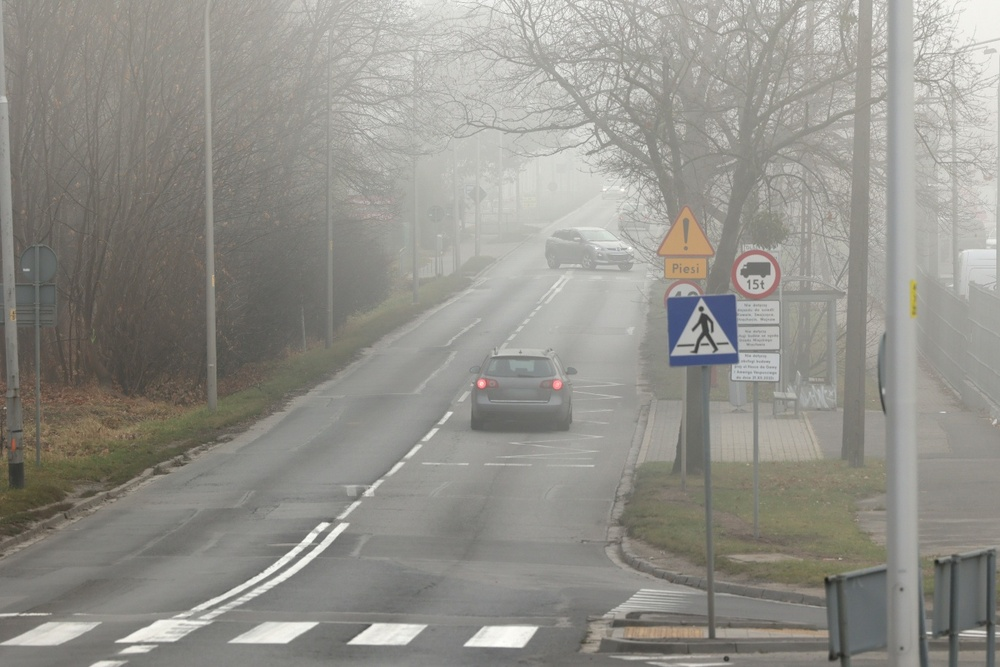
#> input picture ch3-1/mistyroad.jpg, 1000 x 667 px, shrunk from 1368 x 912 before the run
$ python 3-9histEqual.py
#> lines starting #> are read from the running program, lines starting #| are printed output that depends on the picture
import cv2
import matplotlib.pyplot as plt

fig=plt.figure()
rows=3
cols=2

img=cv2.imread('mistyroad.jpg')
#> img is the input picture: shape (667, 1000, 3); mean B, G, R 138.7, 145, 146.5
gray=cv2.cvtColor(img,cv2.COLOR_BGR2GRAY)		    # 명암 영상으로 변환하고 출력
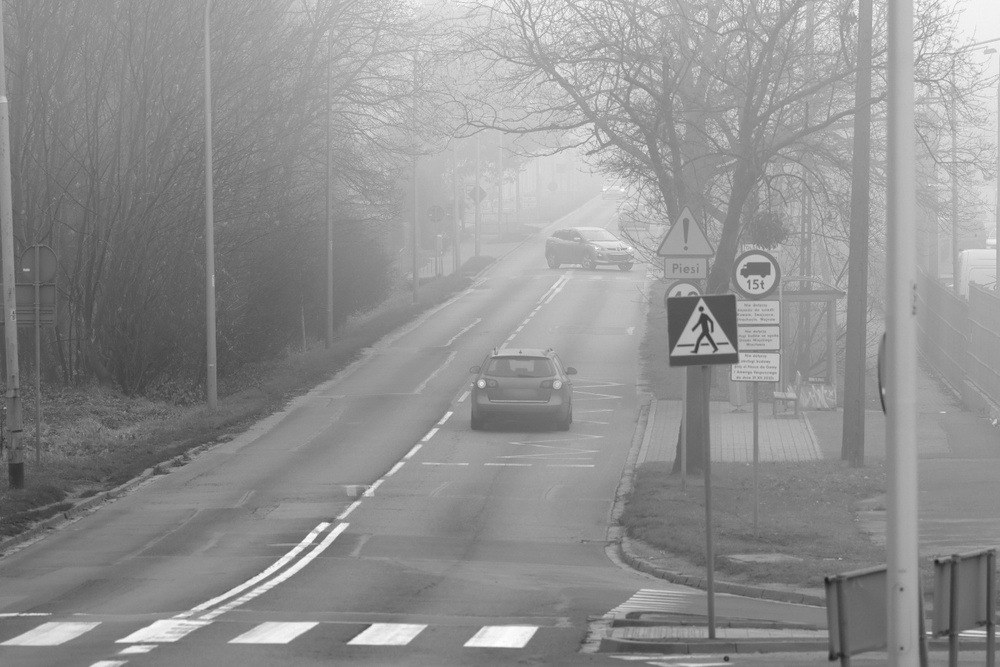
#> gray: shape (667, 1000); min 28, max 255, mean 144.8
ax1=fig.add_subplot(rows,cols,1)
ax1.axis("off")
ax1.imshow(gray,cmap='gray')

h=cv2.calcHist([gray],[0],None,[256],[0,256])	    # 히스토그램을 구해 출력
#> h = 256 values, max 9114 at index 139, min 0 at index 0, mean 2605.5
ax2=fig.add_subplot(rows,cols,2)
ax2.plot(h,color='r',linewidth=1)

equal=cv2.equalizeHist(gray)			            # 히스토그램을 평활화하고 출력
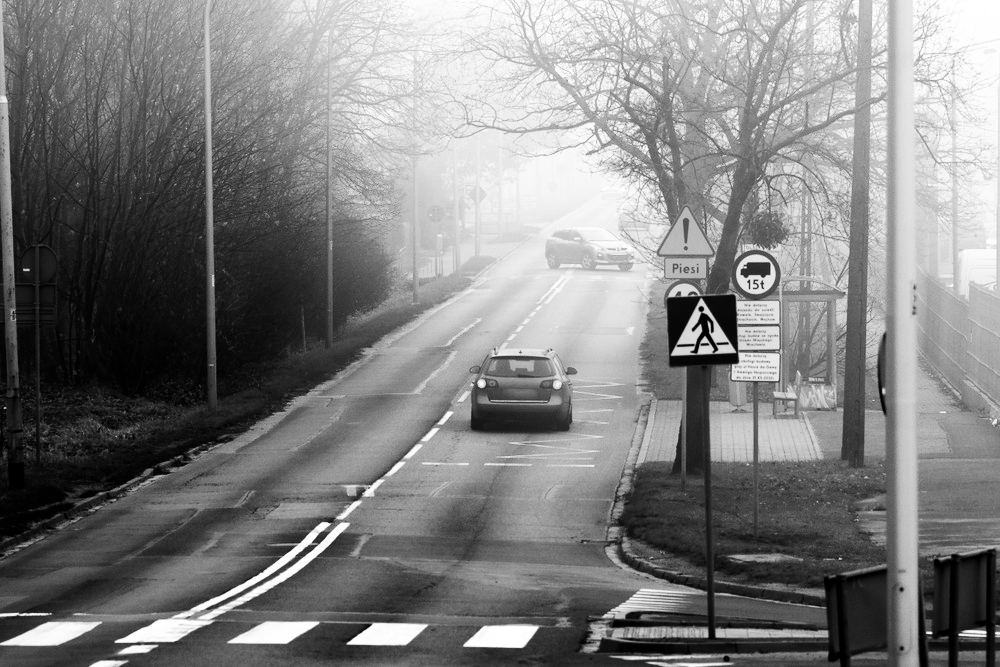
#> equal: shape (667, 1000); min 0, max 255, mean 128.6
ax3=fig.add_subplot(rows,cols,3)
ax3.axis("off")
ax3.imshow(equal,cmap='gray')

h=cv2.calcHist([equal],[0],None,[256],[0,256])	    # 히스토그램을 구해 출력
#> h = 256 values, max 9114 at index 116, min 0 at index 19, mean 2605.5
ax4=fig.add_subplot(rows,cols,4)
ax4.plot(h,color='r',linewidth=1)

equal2=cv2.equalizeHist(equal)			            # 히스토그램을 평활화하고 출력
ax5=fig.add_subplot(rows,cols,5)
ax5.axis("off")
ax5.imshow(equal2,cmap='gray')

h=cv2.calcHist([equal2],[0],None,[256],[0,256])	    # 히스토그램을 구해 출력
#> h = 256 values, max 9114 at index 115, min 0 at index 7, mean 2605.5
ax6=fig.add_subplot(rows,cols,6)
ax6.plot(h,color='r',linewidth=1)

plt.show()
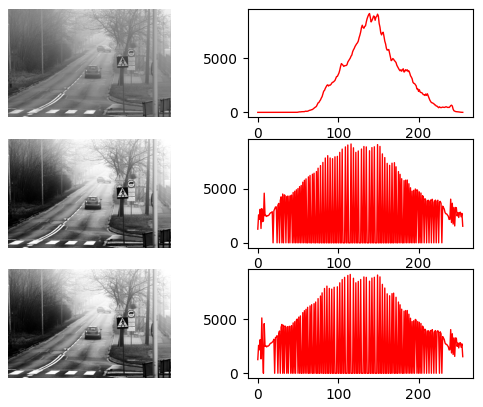
#> figure drawn by matplotlib, 6 panels; panel 2: curve peaks at x = 139, y = 9114; panel 4: curve peaks at x = 116, y = 9114; panel 6: curve peaks at x = 115, y = 9114

$ run again, with ch3-1/flower.jpg copied over ch3-1/mistyroad.jpg
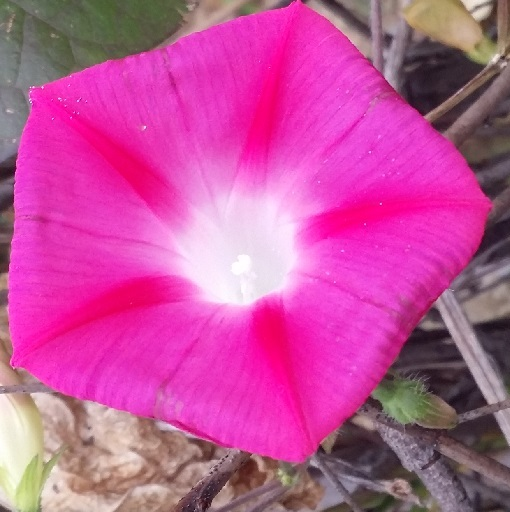
#> input picture ch3-1/flower.jpg, 510 x 512 px
#> img is the input picture: shape (512, 510, 3); mean B, G, R 154.9, 82, 193.8
#> `gray=cv2.cvtColor(img,cv2.COLOR_BGR2GRAY)`:
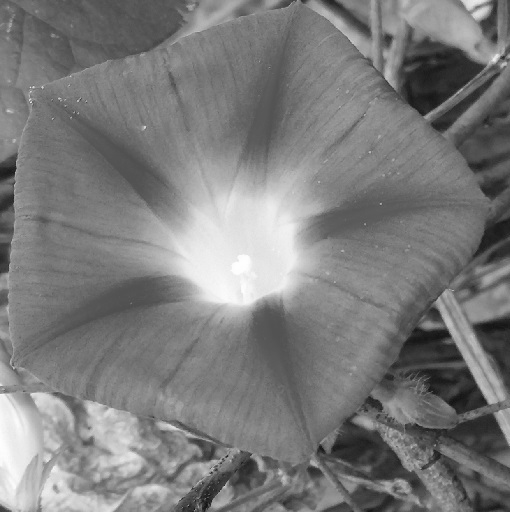
#> gray: shape (512, 510); min 14, max 254, mean 123.8
#> `h=cv2.calcHist([gray],[0],None,[256],[0,256])`: h = 256 values, max 4498 at index 128, min 0 at index 0, mean 1020
#> `equal=cv2.equalizeHist(gray)`:
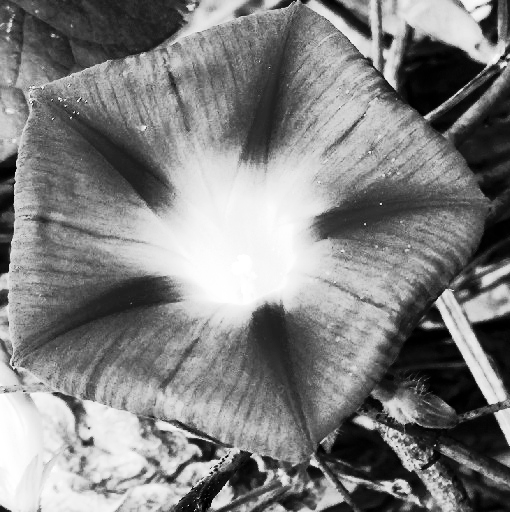
#> equal: shape (512, 510); min 0, max 255, mean 128.6
#> `h=cv2.calcHist([equal],[0],None,[256],[0,256])`: h = 256 values, max 4498 at index 156, min 0 at index 30, mean 1020

$ run again, with ch3-1/hand.jpg copied over ch3-1/mistyroad.jpg
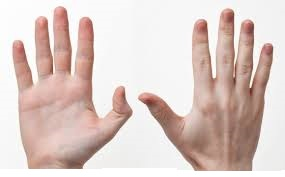
#> input picture ch3-1/hand.jpg, 285 x 177 px
#> img is the input picture: shape (177, 285, 3); mean B, G, R 198.4, 203.8, 221.3
#> `gray=cv2.cvtColor(img,cv2.COLOR_BGR2GRAY)`:
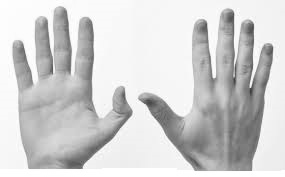
#> gray: shape (177, 285); min 60, max 255, mean 208.4
#> `h=cv2.calcHist([gray],[0],None,[256],[0,256])`: h = 256 values, max 5190 at index 247, min 0 at index 0, mean 197.1
#> `equal=cv2.equalizeHist(gray)`:
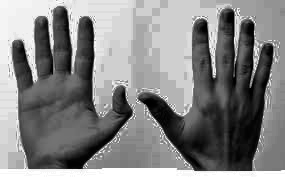
#> equal: shape (177, 285); min 0, max 255, mean 130.7
#> `h=cv2.calcHist([equal],[0],None,[256],[0,256])`: h = 256 values, max 5190 at index 207, min 0 at index 16, mean 197.1
#> `h=cv2.calcHist([equal2],[0],None,[256],[0,256])`: h = 256 values, max 5190 at index 207, min 0 at index 20, mean 197.1
